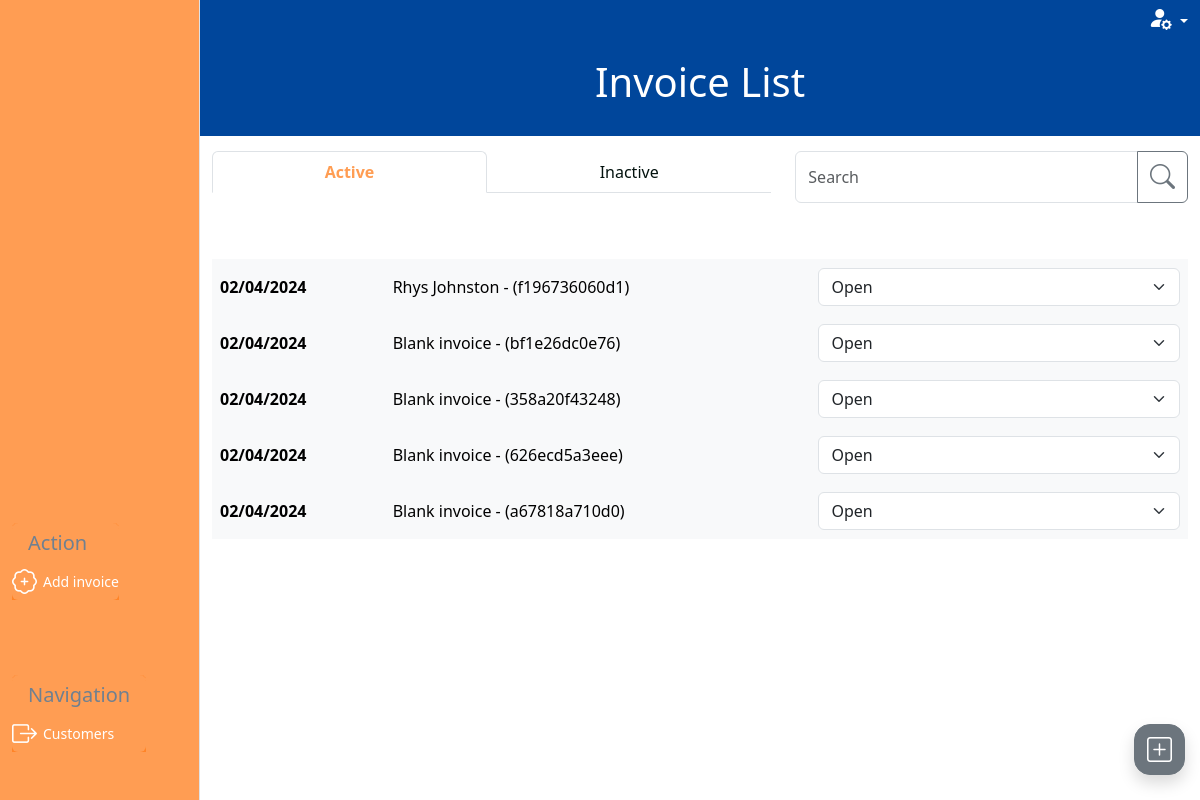
Page /invoices/invoice_list on the earlier database version.
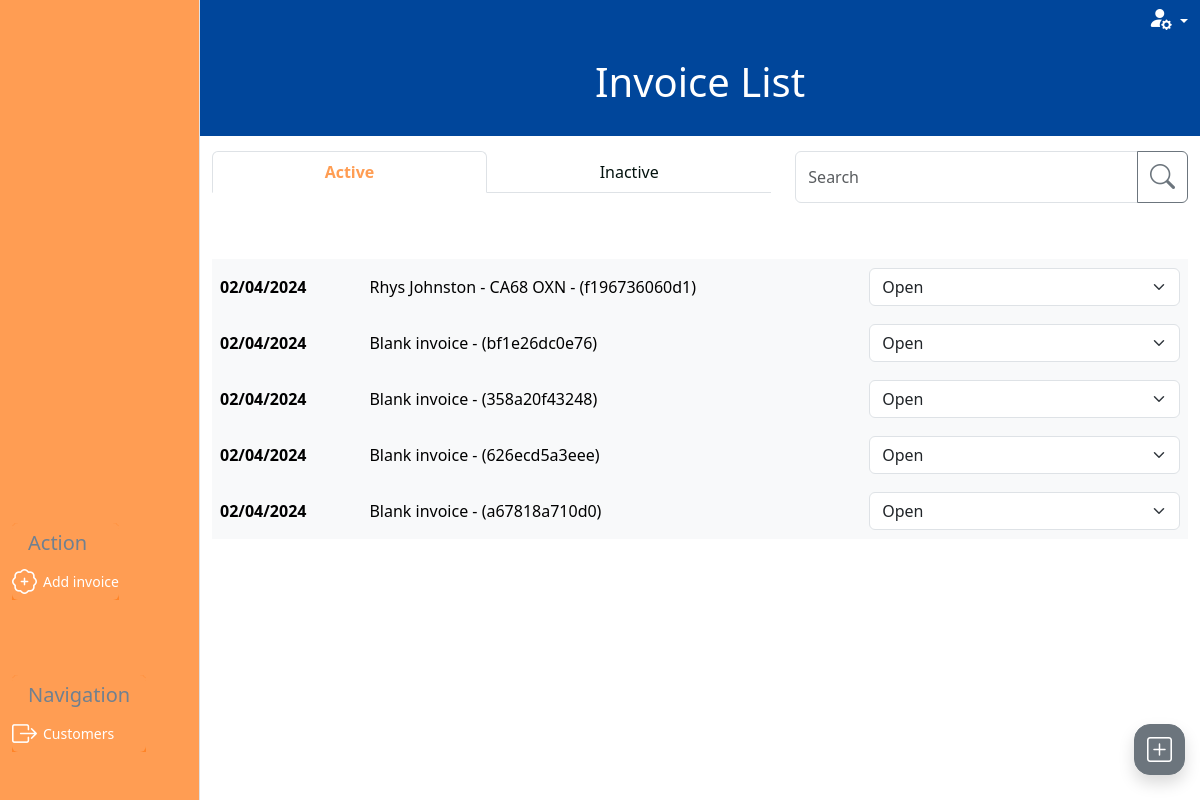
Same page on the later database version.
### invoice/models.py (models this page shows, shortened)
class Invoice(models.Model):
    class InvoiceStatus(models.IntegerChoices):
        WORK_ON_HOLD = 1, 'Work on hold'
        OPEN = 2, 'Open'
        READY_FOR_PROCESSING = 3, 'Ready for processing'
        READY_FOR_VERIFICATION = 4, 'Ready for verification'
        SENT_TO_CUSTOMER = 5, 'Sent to customer'
        COMPLETE = 6, 'Complete'
    inv_number = models.CharField(
        max_length=10, null=True, editable=False)
    inv_integer = models.PositiveIntegerField(null=True, editable=False)
    customer = models.ForeignKey(
        Customer, on_delete=models.PROTECT, related_name='invoices',
        blank=True, null=True)
    vehicle = models.ForeignKey(
        Vehicle, on_delete=models.PROTECT, related_name='invoices',
        blank=True, null=True)
    date_in = models.DateTimeField(blank=True, null=True)
    mileage = models.PositiveIntegerField(blank=True, null=True)
    status = models.PositiveSmallIntegerField(
        choices=InvoiceStatus.choices, blank=True, null=True)
    active = models.BooleanField(default=True, blank=True, null=True)
    parts_total = models.PositiveIntegerField(blank=True, null=True)
    labour_total = models.PositiveIntegerField(blank=True, null=True)
    subtotal = models.PositiveIntegerField(blank=True, null=True)
    vat_total = models.PositiveIntegerField(blank=True, null=True)
    grand_total = models.PositiveIntegerField(blank=True, null=True)
    slug = models.SlugField(max_length=100, unique=True, blank=False, null=False)
    unique_id = models.CharField(null=True, blank=True, max_length=100)
    def __str__(self):
        if self.inv_integer:
            result = f'{self.customer} - {self.vehicle} - {self.inv_number}'
        elif self.customer and self.vehicle:
            result = f'{self.customer} - {self.vehicle} - ({self.unique_id})'
        elif self.customer or self.vehicle:
            result = f'{self.customer or self.vehicle} - ({self.unique_id})'
        else:
            result = f'Blank invoice - ({self.unique_id})'
        return result

### customer/models.py (models this page shows, shortened)
class Customer(models.Model):
    class CustomerType(models.IntegerChoices):
        TRADE = 1, 'Trade'
        PRIVATE = 2, 'Private'
    class PaymentTerms(models.IntegerChoices):
        PIA = 1, 'Payment in advance'
        NET_7 = 2, '7 days'
        NET_14 = 3, '14 days'
        NET_30 = 4, '30 days'
        NET_60 = 5, '60 days'
    name = models.CharField(max_length=20, blank=False, null=False)
    friendly_name = models.CharField(max_length=10, blank=True, null=True)
    type = models.PositiveSmallIntegerField(
        choices=CustomerType.choices, blank=True, null=True)
    address_line_1 = models.CharField(max_length=27, blank=True, null=True)
    address_line_2 = models.CharField(max_length=27, blank=True, null=True)
    city_region = models.CharField(max_length=27, blank=True, null=True)
    postcode = models.CharField(max_length=10, blank=True, null=True)
    contact_number_primary = models.CharField(max_length=20, blank=True, null=True)
    email = models.CharField(max_length=20, blank=True, null=True)
    payment_terms = models.PositiveSmallIntegerField(
        choices=PaymentTerms.choices, blank=True, null=True)
    active = models.BooleanField(default=True, blank=True, null=True)
    slug = models.SlugField(max_length=100, unique=True, blank=False, null=False)
    def __str__(self):
        return self.name

class Vehicle(models.Model):
    customer = models.ForeignKey(
        Customer, blank=False, null=False, on_delete=models.CASCADE)
    registration = models.CharField(max_length=10, null=False, blank=False)
    make = models.CharField(max_length=27, blank=True, null=True)
    model = models.CharField(max_length=27, blank=True, null=True)
    active = models.BooleanField(default=True, blank=True, null=True)
    slug = models.SlugField(max_length=100, unique=True, blank=False, null=False)
    def __str__(self):
        return self.registration

### invoice/views.py (the view, shortened to what this page needs)
# urls.py: path('invoice_list', views.invoice_list, name='invoice_list'),
def invoice_list(request):
    create_invoice_form = InvoiceForm(initial={'status': 2})
    invoices = Invoice.objects.all()
    query = None
    filter_mapping = {
        'active': [2, 3, 4],
        'pending': [5,],
        'inactive': [1, 6]
    }
    filter = 'active'
    if request.method == 'GET':
        if 'filter' in request.GET:
            filter = request.GET['filter']
            if 'q' in request.GET:
                query = request.GET['q']
                if not query:
                    messages.error(request, 'Nothing entered in search bar.')
                    return redirect(reverse('invoice_list'))
                queries = Q(customer__name__icontains=query) | Q(vehicle__registration__icontains=query)
                invoices = invoices.filter(queries)
    status_to_filter = filter_mapping.get(filter)
    invoices=invoices.filter(status__in=status_to_filter)
    all_status_options = dict(Invoice.InvoiceStatus.choices)
    status_mapping = {
        1: (2,),
        2: (3, 1),
        3: (4, 2),
        4: (5, 3),
        5: (6,),
    }
    class_mapping = {
        1: 'table-secondary',
        3: 'table-success',
        4: 'table-warning'
    }
    for invoice in invoices:
        available_status_options = status_mapping.get(invoice.status, {})
        invoice.available_status_options = extract_options(all_status_options, *available_status_options)
    context = {
        'create_invoice_form': create_invoice_form,
        'invoices': invoices,
        'search_term': query,
        'filter_status': filter,
        'table_class_dict': class_mapping
    }
    return render(request, 'invoice/invoice_list.html', context)

### invoice/context_processors.py (called while the page is built)
def user_creds(request):
    return {
        'Mechanic': request.user.groups.filter(name='Mechanic').exists(),
        'Accounts': request.user.groups.filter(name='Accounts').exists(),
        'Foreman': request.user.groups.filter(name='Foreman').exists(),
    }

### invoice/forms.py (called while the page is built)
def add_or_edit_button(slug):
    if slug:
        text = 'Edit'
    else:
        text = 'Create'
    return text

def add_or_edit_path(slug, type):
    if slug:
        path = reverse('edit_'+type, args=[slug])
    else:
        path = reverse('create_'+type)
    return path

def add_or_edit_modal(slug, type, layout):
    if slug:
        layout
    else:
        layout = Modal(
            layout,
            css_id=type+"_modal",
            title="Add "+type.capitalize(),
            css_class="modal-lg h-100 overflow-y-auto"
        )
    return  layout

### invoice/templatetags/custom_tags.py (called while the page is built)
@register.filter
def get_class(value, arg):
    return arg.get(value, 'table-light')

@register.filter
def date_uk(value):
    return formats.date_format(value, "d/m/Y")

### invoice/views.py (called while the page is built)
def extract_options(status_options, *keys_to_keep):
    return {key: status_options[key] for key in keys_to_keep}

### invoice/templates/invoice/invoice_list.html (shortened to what this page needs)
{% extends "base_dashboard.html" %}
{% load static %}
{% load crispy_forms_tags %}
{% load custom_tags %}
{% block css %}
{{ block.super }}
<link rel="stylesheet" href="{% static 'invoice/css/invoice.css' %}">
{% endblock %}
{% block page_heading %}Invoice List{% endblock %}
{% block side_menu_action_items %}
<a type="button" data-bs-toggle="modal" data-bs-target="#invoice_modal" class="btn side-menu-link text-white"><i
        class="bi bi-patch-plus"></i> <span>Add invoice</span></a>
{% endblock side_menu_action_items %}
{% block side_menu_nav_items %}
<a href="{% url 'customer_list' %}" class="btn side-menu-link text-white"><i
        class="bi bi-box-arrow-right"></i><span>Customers</span></a>
{% endblock side_menu_nav_items %}
{% block filter_search %}
<div class="col-7 d-none d-lg-block mb-4">
    <ul class="nav nav-tabs nav-fill" role="navigation">
        <li class="nav-item">
            <a class="nav-link {% if filter_status == 'active' %}active" aria-current="page" {% else %}" {% endif %}
            href="{% url 'invoice_list' %}">Active</a>
        </li>
        <li class="nav-item">
            <a class="nav-link {% if filter_status == 'inactive' %}active" aria-current="page" {% else %}" {% endif %}
            href="{% url 'invoice_list' %}?filter=inactive">Inactive</a>
        </li>
    </ul>
</div>
<div class="col-lg-5 d-none d-lg-block ">
    <form action="{% url 'invoice_list' %}" method="GET">
        {% include 'includes/searchbar.html' %}
    </form>
</div>
{% endblock %}
{% block dashboard_content %}
<table class="table table-hover align-middle invoice-list-table">
    <tbody>
        {% if invoices %}
        {% for invoice in invoices %}
        {% with status=invoice.status %}
        {% if status == 1 and Mechanic or status == 3 and Mechanic %}
        {% elif status == 4 and not Accounts %}
        {% else %}
        <tr class="{{ invoice.status|get_class:table_class_dict }}">
            <th scope="row " class="d-none d-lg-table-cell">
                <a href="{% url 'invoice_summary' invoice.slug %}">{{invoice.date_in|date_uk}}</a>
            </th>
            <td class="d-none d-lg-table-cell">
                <a href="{% url 'invoice_summary' invoice.slug %}">{{invoice}}</a>
            </td>
            <td>
                <form action="{% url 'invoice_list' %}" method="POST" id="invoice_change_status_{{invoice.pk}}">
                    <select class="form-select" aria-label="Default select example" onchange="submitForm(this)"
                        name="status">
                        <option selected disabled>{{invoice.get_status_display}}</option>
                    </select>
                </form>
            </td>
        </tr>
        {% endif %}
        {% endwith %}
        {% endfor %}
        {% else %}
        <div class="text-center">
            <h5>No results</h5>
        </div>
        {% endif %}
    </tbody>
</table>
{% endblock %}

Differences in the rows shown:
changed Invoice: inv_integer+customer+vehicle "Rhys Johnston - (f196736060d1)" → "Rhys Johnston - CA68 OXN - (f196736060d1)"
